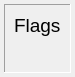
<?xml version="1.0" encoding="UTF-8"?>
<ui version="4.0">
 <class>Form</class>
 <widget class="QWidget" name="Form">
  <property name="geometry">
   <rect>
    <x>0</x>
    <y>0</y>
    <width>71</width>
    <height>77</height>
   </rect>
  </property>
  <property name="toolTip">
   <string>Flags</string>
  </property>
  <layout class="QGridLayout" name="gridLayout">
   <property name="leftMargin">
    <number>4</number>
   </property>
   <property name="topMargin">
    <number>4</number>
   </property>
   <property name="rightMargin">
    <number>4</number>
   </property>
   <property name="bottomMargin">
    <number>4</number>
   </property>
   <item row="1" column="0">
    <widget class="QFrame" name="frame">
     <property name="frameShape">
      <enum>QFrame::Panel</enum>
     </property>
     <property name="frameShadow">
      <enum>QFrame::Sunken</enum>
     </property>
     <layout class="QVBoxLayout" name="verticalLayout">
      <item alignment="Qt::AlignRight">
       <widget class="QLabel" name="_label">
        <property name="font">
         <font>
          <pointsize>14</pointsize>
         </font>
        </property>
        <property name="text">
         <string>Flags</string>
        </property>
        <property name="alignment">
         <set>Qt::AlignLeading|Qt::AlignLeft|Qt::AlignTop</set>
        </property>
       </widget>
      </item>
      <item alignment="Qt::AlignHCenter">
       <widget class="WidgetLedBank" name="_widgetLedsControl" native="true"/>
      </item>
     </layout>
    </widget>
   </item>
  </layout>
 </widget>
 <customwidgets>
  <customwidget>
   <class>WidgetLedBank</class>
   <extends>QWidget</extends>
   <header>widgetledbank.h</header>
   <container>1</container>
  </customwidget>
 </customwidgets>
 <resources/>
 <connections/>
</ui>
